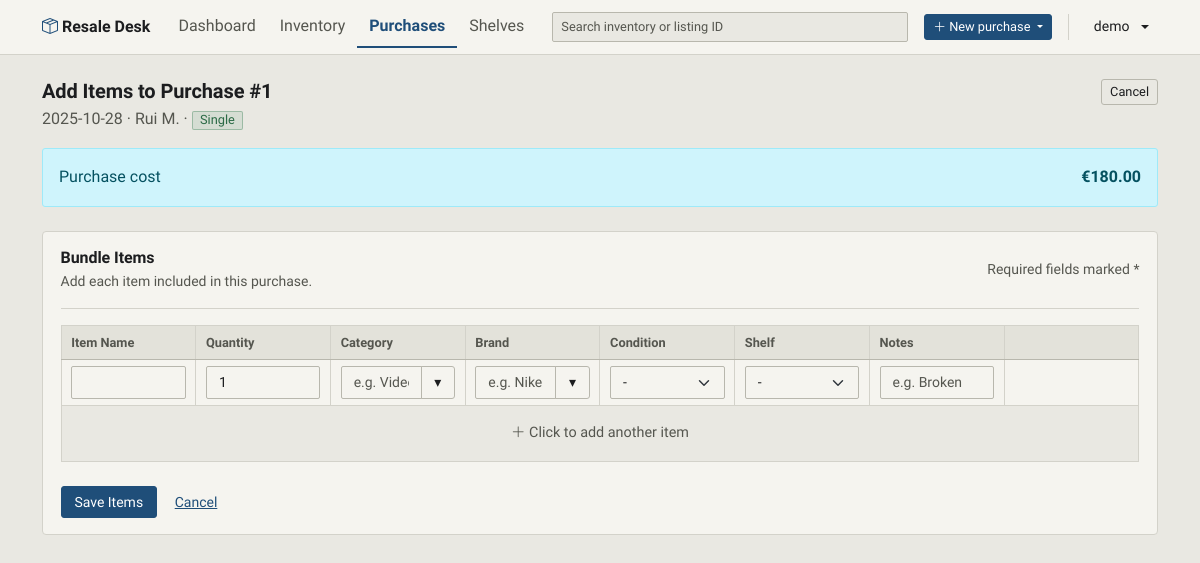
The app's page /purchases/1/add (signed in) with its own data.
### models.py (models this page shows, shortened)
class User(UserMixin, db.Model):
    __tablename__ = 'users'
    id: Mapped[int] = mapped_column(primary_key=True)
    username: Mapped[str] = mapped_column(String(64), unique=True, nullable=False)
    password_hash: Mapped[str] = mapped_column(String(128), nullable=False)
    currency: Mapped[str] = mapped_column(String(3), default="EUR", nullable=False)
    shelves: Mapped[List["Shelf"]] = relationship("Shelf", back_populates="owner", cascade="all, delete-orphan", lazy=True)
    purchases: Mapped[List["Purchase"]] = relationship("Purchase", back_populates="owner", cascade="all, delete-orphan", lazy=True)
    items: Mapped[List["Item"]] = relationship("Item", back_populates="owner", cascade="all, delete-orphan", lazy=True)

class Purchase(db.Model):
    __tablename__ = 'purchases'
    id: Mapped[int] = mapped_column(primary_key=True)
    user_id: Mapped[int] = mapped_column(ForeignKey("users.id"), nullable=False)
    name: Mapped[Optional[str]] = mapped_column(String(128))
    seller: Mapped[Optional[str]] = mapped_column(String(128))
    platform: Mapped[Optional[str]] = mapped_column(String(64))
    date: Mapped[Optional[datetime_date]] = mapped_column(nullable=True, default=None)
    purchase_type: Mapped[PurchaseType] = mapped_column(SQLEnum(PurchaseType), nullable=False, default=PurchaseType.SINGLE)
    purchase_price: Mapped[Decimal] = mapped_column(MONEY, nullable=False, default=Decimal("0.00"))
    shipping_cost: Mapped[Decimal] = mapped_column(MONEY, nullable=False, default=Decimal("0.00"))
    notes: Mapped[Optional[str]] = mapped_column(Text)
    items: Mapped[List["Item"]] = relationship("Item", back_populates="purchase", cascade="all, delete-orphan", lazy=True)
    owner: Mapped["User"] = relationship("User", back_populates="purchases")
    @property
    def total_cost(self) -> Decimal:
        purchase_price = self.purchase_price if self.purchase_price is not None else Decimal("0")
        shipping_cost = self.shipping_cost if self.shipping_cost is not None else Decimal("0")
        return purchase_price + shipping_cost

### app.py (the view, shortened to what this page needs)
@app.route("/purchases/<int:purchase_id>/add", methods=["GET", "POST"])
@login_required
def add_items(purchase_id):
    purchase = Purchase.query.filter_by(
        id=purchase_id,
        user_id=current_user.id
    ).first_or_404()
    single_purchase = purchase.purchase_type == PurchaseType.SINGLE
    return render_template(
        "purchases/purchases_add_items.html",
        purchase=purchase,
        shelves=Shelf.query.filter_by(user_id=current_user.id).order_by(Shelf.name).all(),
        **get_item_form_options(current_user.id), single_purchase=single_purchase
    )

### app.py (called while the page is built)
@login_manager.user_loader
def load_user(user_id):
    try:
        return db.session.get(User, int(user_id))
    except (TypeError, ValueError):
        return db.session.get(User, user_id)

def get_used_values(model, column_name, user_id):
    items = model.query.filter_by(user_id=user_id).all()
    values = {getattr(item, column_name) for item in items if getattr(item, column_name)}
    return sorted(set(values))

def get_item_form_options(user_id):
    return {
        'used_categories': get_used_values(Item, 'category', user_id),
        'used_brands': get_used_values(Item, 'brand', user_id),
    }

@app.context_processor
def inject_today():
    return {"today": date.today().isoformat()}

@app.context_processor
def inject_currency():
    symbol, code = currency_display()
    return {"currency_symbol": symbol, "currency_code": code}

@app.context_processor
def inject_registration():
    return {"allow_registration": ALLOW_REGISTRATION}

@app.before_request
def check_same_origin():
    if request.method in ('GET', 'HEAD', 'OPTIONS'):
        return
    source = request.headers.get('Origin') or request.headers.get('Referer')
    if not source or urlparse(source).netloc != request.host:
        abort(403)

@app.context_processor
def inject_language():
    language = get_language()
    return {
        "current_language": language,
        "html_lang": HTML_LANG[language],
        "languages": LANGUAGES,
        "js_translations": js_translations(),
    }

### translations.py (called while the page is built)
def get_language():
    if not has_request_context():
        return DEFAULT_LANGUAGE
    language = g.get("language") or request.cookies.get(LANGUAGE_COOKIE)
    return language if language in LANGUAGES else DEFAULT_LANGUAGE

def _(text, **values):
    if get_language() == "pt":
        text = PT.get(text, text)
    return text.format(**values) if values else text

def js_translations():
    return {text: _(text) for text in JS_STRINGS}

### utilities.py (called while the page is built)
def currency_display():
    code = DEFAULT_CURRENCY_CODE
    if current_user.is_authenticated and current_user.currency:
        code = current_user.currency
    if code not in CURRENCY_SYMBOLS:
        code = DEFAULT_CURRENCY_CODE
    return CURRENCY_SYMBOLS[code], code

### templates/purchases/purchases_add_items.html (shortened to what this page needs)
{% extends "layout.html" %}
{% from "helpers/form_macros.html" import suggestion_input, suggestion_datalist %}
{% block content %}
<div class="d-flex justify-content-between align-items-start mb-3">
    <div>
        <h3 class="mb-1">{{ _('Add Items to Purchase #{id}', id=purchase.id) }}</h3>
        <p class="text-muted mb-0">
            {{ purchase.date or _('Unassigned') }}
            &middot; {{ purchase.seller or _('Unknown seller') }}
            &middot; <span class="badge purchase-type-badge-{{ purchase.purchase_type.value }}">{{ _(purchase.purchase_type.value) }}</span>
        </p>
    </div>
    <a href="{{ url_for('view_purchase', purchase_id=purchase.id) }}" class="btn btn-outline-secondary btn-sm">
        {{ _('Cancel') }}
    </a>
</div>
<div class="alert alert-info d-flex justify-content-between align-items-center mb-4" role="status">
    <span>{{ _('Purchase cost') }}</span>
    <strong>{{ currency_symbol }}{{ "%.2f"|format(purchase.total_cost or 0) }}</strong>
</div>
<div class="card shadow-sm">
    <div class="card-body">
        <form method="post" id="itemsForm" data-existing-item-count="{{ purchase.items|length }}" {% if single_purchase %}onsubmit="return confirmMultipleItems();"{% endif %}>
            <div class="d-flex justify-content-between align-items-center border-bottom pb-3 mb-3">
                <div>
                    <h6 class="mb-1">{{ _('Bundle Items') }}</h6>
                    <p class="text-muted small mb-0">{{ _('Add each item included in this purchase.') }}</p>
                </div>
                <span class="text-muted small">{{ _('Required fields marked') }} <span class="required-symbol">*</span></span>
            </div>
            <div class="app-form-table-wrap">
                <table class="table align-middle app-form-table mb-2" id="itemsTable">
                    <thead>
                        <tr>
                            <th>{{ _('Item Name') }}</th>
                            <th>{{ _('Quantity') }}</th>
                            <th>{{ _('Category') }}</th>
                            <th>{{ _('Brand') }}</th>
                            <th>{{ _('Condition') }}</th>
                            <th>{{ _('Shelf') }}</th>
                            <th>{{ _('Notes') }}</th>
                            <th></th>
                        </tr>
                    </thead>
                    <tbody>
                        <tr class="item-row">
                            <td data-label="{{ _('Item name') }}">
                                <input type="text" class="form-control" name="itemName[]" required>
                            </td>
                            <td data-label="{{ _('Quantity') }}"><input type="number" min="1" step="1" value="1" class="form-control" name="itemQuantity[]" required></td>
                            <td data-label="{{ _('Category') }}">{{ suggestion_input('category[]', option_id='category-options', placeholder=_('e.g. Video Game')) }}</td>
                            <td data-label="{{ _('Brand') }}">{{ suggestion_input('brand[]', option_id='brand-options', placeholder=_('e.g. Nike')) }}</td>
                            <td data-label="{{ _('Condition') }}">
                                <select class="form-select" name="condition[]">
                                    <option value="">-</option>
                                </select>
                            </td>
                            <td data-label="{{ _('Shelf') }}">
                                <select class="form-select" name="shelf_id[]">
                                    <option value="">-</option>
                                </select>
                            </td>
                            <td data-label="{{ _('Notes') }}"><input type="text" class="form-control" name="itemNotes[]" placeholder="{{ _('e.g. Broken') }}"></td>
                            <td data-label="">
                            </td>
                        </tr>
                        <tr id="addRow" class="bundle-add-row text-body-secondary" role="button" tabindex="0" aria-label="{{ _('Add another item') }}">
                            <td data-label="" colspan="8" class="text-center py-3">
                                <i class="bi bi-plus-lg"></i> {{ _('Click to add another item') }}
                            </td>
                        </tr>
                    </tbody>
                </table>
            </div>
            <div class="mt-4">
                <button type="submit" class="btn btn-primary">{{ _('Save Items') }}</button>
                <a href="{{ url_for('view_purchase', purchase_id=purchase.id) }}" class="btn btn-link">{{ _('Cancel') }}</a>
            </div>
        </form>
    </div>
</div>
{% endblock %}

### templates/layout.html (shortened to what this page needs)
<!DOCTYPE html>
<html lang="{{ html_lang }}">
<head>
    <link href="https://cdn.jsdelivr.net/npm/bootstrap@5.3.3/dist/css/bootstrap.min.css" rel="stylesheet">
    <link href="https://cdn.jsdelivr.net/npm/bootstrap-icons@1.11.3/font/bootstrap-icons.css" rel="stylesheet">
    <link href="{{ url_for('static', filename='style.css') }}" rel="stylesheet">
</head>
<body>
    {% if current_user.is_authenticated %}
    <nav class="navbar navbar-expand-lg navbar-dark bg-dark mb-4">
        <div class="container">
            <a class="navbar-brand fw-bold" href="{{ url_for('index') }}">
                <i class="bi bi-box-seam"></i> Resale Desk
            </a>
            <div class="collapse navbar-collapse" id="navMenu">
                {% set ep = request.endpoint %}
                {% set nav_tabs = [
                    ('index', 'Dashboard', ['index']),
                    ('inventory', 'Inventory', ['inventory', 'view_item', 'new_listing', 'new_sale']),
                    ('purchases', 'Purchases', ['purchases', 'new_purchase', 'choose_purchase_type', 'view_purchase', 'add_items']),
                    ('shelves', 'Shelves', ['shelves'])
                ] %}
                <ul class="navbar-nav me-auto">
                    {% for endpoint, label, endpoints in nav_tabs %}
                    <li class="nav-item"><a class="nav-link{{ ' active' if ep in endpoints }}" href="{{ url_for(endpoint) }}"{{ ' aria-current="page"'|safe if ep in endpoints }}>{{ _(label) }}</a></li>
                    {% endfor %}
                </ul>
                <form class="d-flex flex-grow-1 header-search ms-3 me-3" role="search" action="{{ url_for('inventory') }}" method="get">
                    <input class="form-control form-control-sm" type="search" name="q" placeholder="{{ _('Search inventory or listing ID') }}" value="{{ request.args.get('q', '') }}">
                </form>
                <div class="dropdown header-new-purchase">
                    <button class="btn btn-primary btn-sm dropdown-toggle" type="button" data-bs-toggle="dropdown" aria-expanded="false">
                        <i class="bi bi-plus-lg" aria-hidden="true"></i> {{ _('New purchase') }}
                    </button>
                </div>
                <div class="dropdown header-account">
                    <button class="btn header-account-toggle dropdown-toggle" type="button" data-bs-toggle="dropdown" data-bs-auto-close="outside" aria-expanded="false">
                        <span class="header-account-name">{{ current_user.username }}</span>
                    </button>
                </div>
            </div>
        </div>
    </nav>
    {% endif %}
<div class="container mb-5">
    {% block content %}{% endblock %}
</div>
</body>
</html>

### records on screen
User: username "demo"
Purchase: date "2025-10-28", seller "Rui M.", purchase_price+shipping_cost "180.00"

### other values on screen
{{ currency_symbol }} "€"
